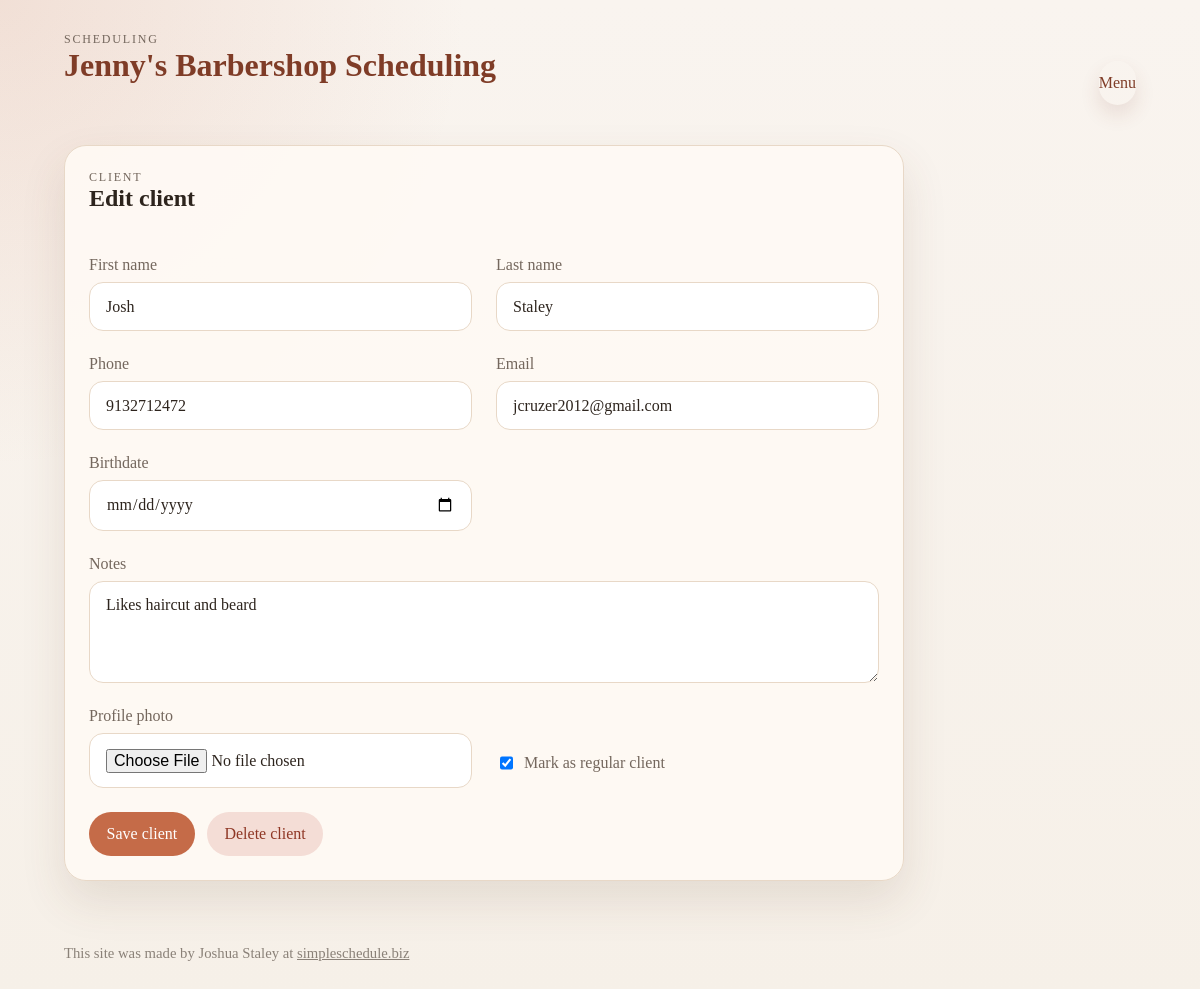
Screenshot of /clients/1/edit (signed in) with the database file from the repository.
### salon_scheduler/models.py (models this page shows, shortened)
class Client(db.Model):
    id = db.Column(db.Integer, primary_key=True)
    first_name = db.Column(db.String(80), nullable=False)
    last_name = db.Column(db.String(80), nullable=False)
    birthdate = db.Column(db.Date)
    phone = db.Column(db.String(40))
    email = db.Column(db.String(120))
    notes = db.Column(db.Text)
    photo_filename = db.Column(db.String(255))
    is_regular = db.Column(db.Boolean, default=False, nullable=False)
    created_at = db.Column(db.DateTime, default=datetime.utcnow, nullable=False)
    appointments = db.relationship("Appointment", back_populates="client", cascade="all, delete-orphan")
    recurring_series = db.relationship("RecurringSeries", back_populates="client", cascade="all, delete-orphan")
    change_requests = db.relationship("ChangeRequest", back_populates="client", cascade="all, delete-orphan")
    promotions = db.relationship("Promotion", secondary=promotion_clients, back_populates="eligible_clients")

### salon_scheduler/routes.py (the view, shortened to what this page needs)
@main_bp.route("/clients/<int:client_id>/edit", methods=["GET", "POST"])
@stylist_login_required
def edit_client(client_id: int):
    client = Client.query.get_or_404(client_id)
    return render_template("client_form.html", client=client)

### salon_scheduler/routes.py (called while the page is built)
@main_bp.before_app_request
def load_active_session_state():
    g.stylist_user = None
    g.client = None
    stylist_user_id = session.get("stylist_user_id")
    client_id = session.get("client_id")
    if stylist_user_id:
        g.stylist_user = StylistUser.query.get(stylist_user_id)
    if client_id:
        g.client = Client.query.get(client_id)

@main_bp.app_context_processor
def inject_session_state():
    return {
        "current_stylist": getattr(g, "stylist_user", None),
        "current_client": getattr(g, "client", None),
    }

def stylist_login_required(view_func):
    @wraps(view_func)
    def wrapped_view(*args, **kwargs):
        if StylistUser.query.count() == 0:
            return redirect(url_for("main.stylist_setup"))
        if not g.stylist_user:
            return redirect(url_for("main.stylist_login", next=request.path))
        return view_func(*args, **kwargs)
    return wrapped_view

### salon_scheduler/templates/client_form.html
{% extends "base.html" %}
{% block content %}
<section class="form-shell card">
    <div class="section-heading standalone">
        <div>
            <p class="eyebrow">Client</p>
            <h2>{{ "Edit client" if client else "Add a client" }}</h2>
        </div>
    </div>
    <form method="post" enctype="multipart/form-data" class="form-grid">
        <label>
            First name
            <input type="text" name="first_name" value="{{ client.first_name if client else '' }}" required>
        </label>
        <label>
            Last name
            <input type="text" name="last_name" value="{{ client.last_name if client else '' }}" required>
        </label>
        <label>
            Phone
            <input type="text" name="phone" value="{{ client.phone if client else '' }}">
        </label>
        <label>
            Email
            <input type="email" name="email" value="{{ client.email if client else '' }}">
        </label>
        <label>
            Birthdate
            <input type="date" name="birthdate" value="{{ client.birthdate.isoformat() if client and client.birthdate else '' }}">
        </label>
        <label class="full">
            Notes
            <textarea name="notes" rows="4">{{ client.notes if client else '' }}</textarea>
        </label>
        <label>
            Profile photo
            <input type="file" name="photo" accept="image/*">
        </label>
        <label class="checkbox inline-checkbox">
            <input type="checkbox" name="is_regular" {% if client and client.is_regular %}checked{% endif %}>
            <span>Mark as regular client</span>
        </label>
        <div class="full actions-row">
            <button class="button" type="submit">Save client</button>
            {% if client %}
                <a class="button danger subtle" href="{{ url_for('main.delete_client', client_id=client.id) }}">Delete client</a>
            {% endif %}
        </div>
    </form>
</section>
{% endblock %}

### salon_scheduler/static/styles.css (style rules this page uses)
:root { --bg: #f6f0e8; --panel: #fffaf5; --panel-strong: #fff; --text: #2d241d; --muted: #74675d; --accent: #c56b48; --accent-dark: #7f3c27; --line: #e8d8c7; --shadow: 0 20px 45px rgba(102, 65, 43, 0.12); }
* { box-sizing: border-box; }
body { margin: 0; font-family: Georgia, "Times New Roman", serif; color: var(--text); background: radial-gradient(circle at top left, rgba(197, 107, 72, 0.15), transparent 30%), linear-gradient(180deg, #f9f4ef 0%, var(--bg) 100%); }
a { color: var(--accent-dark); text-decoration: none; }
.eyebrow { margin: 0; text-transform: uppercase; letter-spacing: 0.15em; font-size: 0.75rem; color: var(--muted); }
h1, h2, h3, p { margin-top: 0; }
.hero, .grid, .cards, .form-grid, .stats { display: grid; gap: 1.5rem; }
.hero, .card, .flash { background: rgba(255, 250, 245, 0.92); border: 1px solid var(--line); box-shadow: var(--shadow); border-radius: 22px; }
.card { padding: 1.5rem; }
.button { display: inline-flex; align-items: center; justify-content: center; border: none; border-radius: 999px; padding: 0.75rem 1.1rem; background: var(--accent); color: white; cursor: pointer; font: inherit; }
.button, .nav-button, input, textarea, select { min-height: 44px; }
.button.subtle { background: #f1e2d5; color: var(--accent-dark); }
.button.danger { background: #9f4a37; color: #fffaf5; }
.button.danger.subtle { background: #f4ddd6; color: #8f3725; }
.section-heading { display: flex; justify-content: space-between; gap: 1rem; align-items: center; margin-bottom: 1rem; }
.section-heading.standalone { margin-bottom: 1.5rem; }
.notes, .empty, small, label { color: var(--muted); }
.form-shell { max-width: 840px; }
.form-grid { grid-template-columns: repeat(2, minmax(0, 1fr)); }
.form-grid label { display: grid; gap: 0.5rem; }
.form-grid .full { grid-column: 1 / -1; }
input, textarea, select { width: 100%; padding: 0.9rem 1rem; border-radius: 14px; border: 1px solid var(--line); background: var(--panel-strong); font: inherit; color: var(--text); }
.checkbox { display: flex; align-items: center; gap: 0.75rem; }
.inline-checkbox { display: inline-flex !important; justify-self: start; align-self: end; }
.checkbox input { width: auto; }
.actions, .actions-row { display: flex; gap: 0.75rem; flex-wrap: wrap; }

### rows the page displays
Client: first_name "Josh", last_name "Staley", phone "9132712472", email "jcruzer2012@gmail.com", notes "Likes haircut and beard", is_regular "☑"

### other values shown
{{ "Edit client" if client else "Add a client" }} "Edit client"
